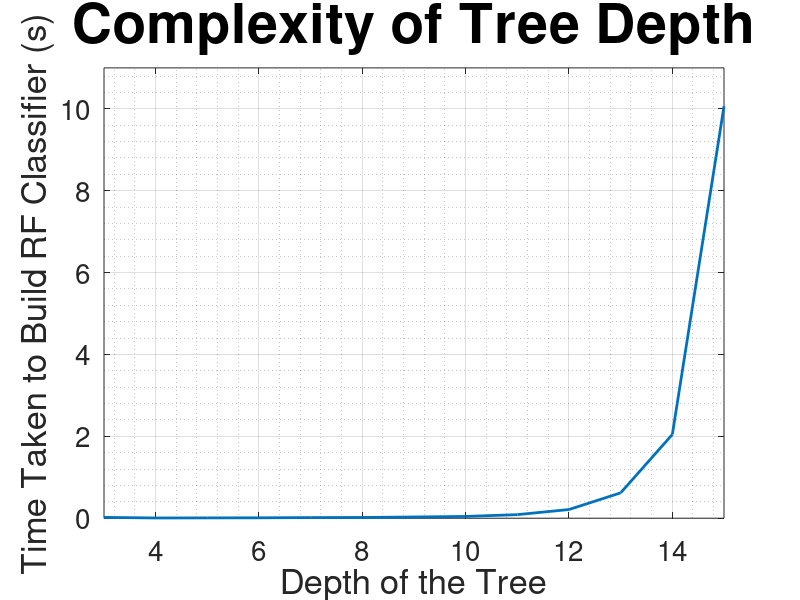

Here is the MATLAB script that generated this plot: (Note: this script raises an error after producing the figure.)
load kmeans_codebook_variation_with_depth_updated.mat

% figure(1)
% plot(depth, accuracy_rf_all(:,:,1), 'LineWidth', 2);
% hold on;
% plot(depth, accuracy_rf_all(:,:,2), 'LineWidth', 2);
% axis([3 15 0.3 0.6]);
% set(gca,'fontsize',20);
% grid on; grid minor;
% title('Impact of Depth on Accuracy','FontSize',40);
% xlabel('Depth of the Tree', 'FontSize', 25);
% ylabel('Classification Accuracy', 'FontSize', 25);
% legend({'Axis-Aligned', 'Two-Pixel'}, 'FontSize', 25);
% scale_graph;

figure(2)
plot(depth, buildRfClassifierTime_all(:,:,1)./10, 'LineWidth', 2);
axis([3 15 0 11]);
set(gca,'fontsize',20);
grid on; grid minor;
title('Complexity of Tree Depth','FontSize',40);
xlabel('Depth of the Tree', 'FontSize', 25);
ylabel('Time Taken to Build RF Classifier (s)', 'FontSize', 25);
scale_graph;
